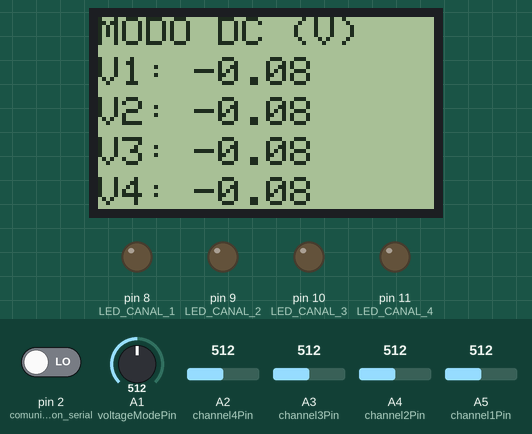
Simulated run of this sketch. Board: Arduino Uno, built with avr-gcc and run on an emulated ATmega328P. On the bench: 84×48 one-colour display, output pins drawn as LEDs (lit = HIGH). The test bench sets the inputs (shaded band); at power-on: A2 (channel4Pin) = 512, A1 (voltageModePin) = 512, A3 (channel3Pin) = 512, A4 (channel2Pin) = 512, pin 2 (comunicacion_serial) LOW, A5 (channel1Pin) = 512.

Above: at 1.2 s.
1.3 s: A2 (channel4Pin) set to 908
At 1.8 s:
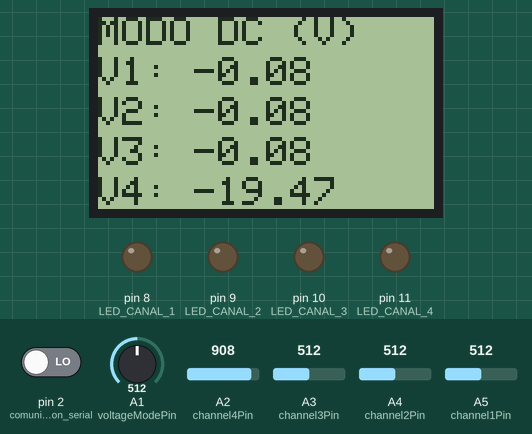
2.8 s: A2 (channel4Pin) set to 927
At 3.3 s:
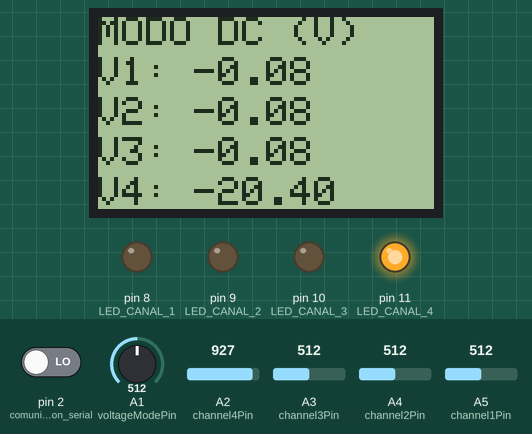
4.3 s: A1 (voltageModePin) set to 521
At 5.7 s:
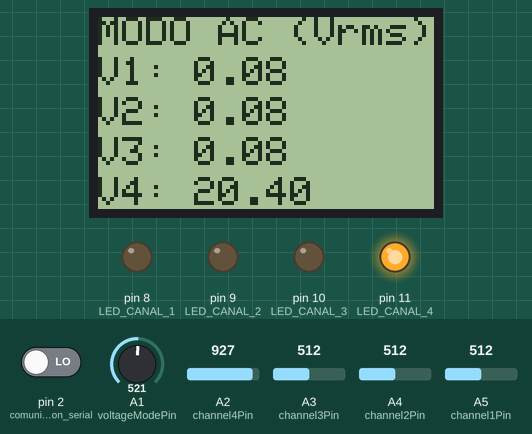
6.0 s: A3 (channel3Pin) set to 784
At 7.4 s:
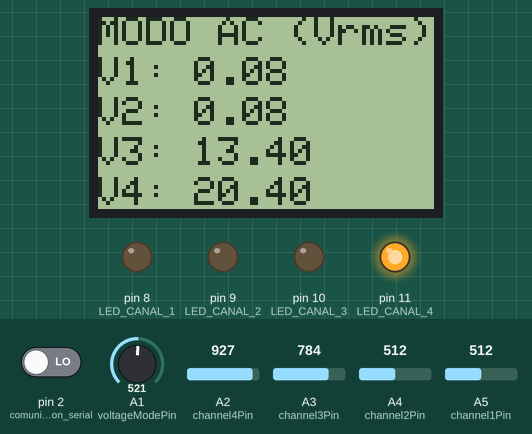
7.8 s: A3 (channel3Pin) set to 816
At 9.0 s:
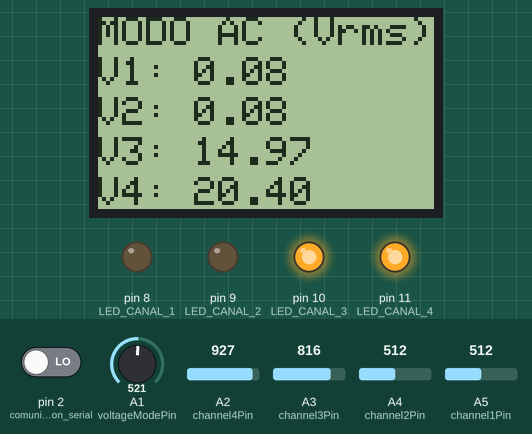
9.6 s: A4 (channel2Pin) set to 992
At 10.6 s:
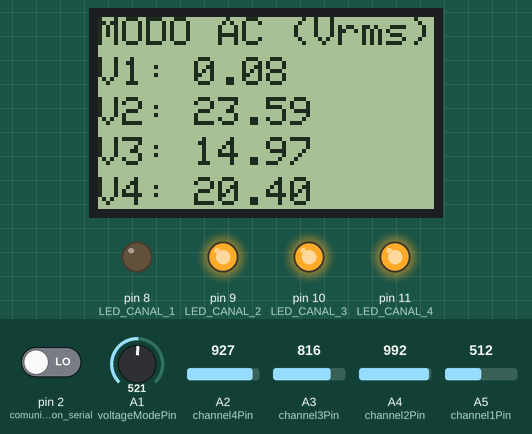
Timing chart, 0 to 12.4 s (numbered marks = the images above; inputs shaded):
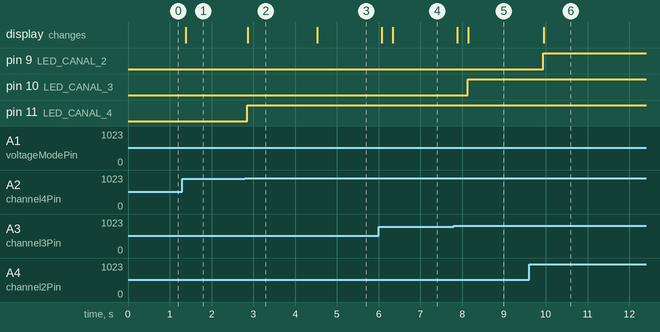

The sketch:

Voltimetro.ino
```cpp
#include <Adafruit_GFX.h>
#include <Adafruit_PCD8544.h>


// Definir los pines
int RST_PIN = 3;
int CE_PIN  = 4;
int DC_PIN  = 5;
int DIN_PIN = 6;
int CLK_PIN = 7;

int LED_CANAL_1 = 8;
int LED_CANAL_2 = 9;
int LED_CANAL_3 = 10;
int LED_CANAL_4 = 11;

int comunicacion_serial = 2;


// Crear un objeto para la pantalla
Adafruit_PCD8544 display = Adafruit_PCD8544(CLK_PIN, DIN_PIN, DC_PIN, CE_PIN, RST_PIN);


// Definir los pines analógicos donde se conectarán los 4 canales
const int channel1Pin = A5;
const int channel2Pin = A4;
const int channel3Pin = A3;
const int channel4Pin = A2;

// Pin para seleccionar modo de lectura
const int voltageModePin = A1;

bool voltageACModeDetector() {
  // Leer el pin
  int voltageMode = analogRead(voltageModePin);
  // Si la lectura es mayor que la mitad del rango la lectura es AC, caso contrario es DC
  bool voltageIsAC = voltageMode > 512;
  return voltageIsAC;
}

float readVoltage(int pin) {
  // variables necesaria
  float voltage, convertedVoltage, rmsVoltage;
  int analogValue;

  if (voltageACModeDetector()) {
    int samples = 200;
    float sumVoltageSquared;

    for (int i=0; i<samples; i++){
      analogValue = analogRead(pin); // Leer el valor analógico (0 a 1023)
      // Convertir el valor analógico (0 a 1023) al voltaje de entrada original (-24V a 24V)
      // Relación: 0 a 1023 -> 0V a 5V (en el Arduino)
      voltage = analogValue * (5.0 / 1023.0);
      // Convertir el rango 0-5V al rango -34V a 34V
      convertedVoltage = (-48/4.79) * voltage + 25.00;
      // Sumatoria de las tensiones al cuadrado
      sumVoltageSquared += convertedVoltage * convertedVoltage;
      // Frecuencia de muestreo
      delayMicroseconds(83);
    }

    // Con 200 muestras se calcula el rms
    rmsVoltage = sqrt(sumVoltageSquared / samples);

    return rmsVoltage;

  } else {

    analogValue = analogRead(pin);  // Leer el valor analógico (0 a 1023)

    // Convertir el valor analógico (0 a 1023) al voltaje de entrada original (-24V a 24V)
    // Relación: 0 a 1023 -> 0V a 5V (en el Arduino)
    voltage = analogValue * (5.0 / 1023.0); // Convertir la lectura analógica a voltaje (0-5V)

    // Convertir el rango 0-5V al rango -24V a 24V
    convertedVoltage = (-48/4.79) * voltage + 25.00;

    return convertedVoltage;
  }
}

void setup() {
  // Iniciar la pantalla
  display.begin();

  // Configurar el contraste
  display.setContrast(50);

  // Limpiar la pantalla
  display.clearDisplay();

  // Texto
  display.setTextSize(1);
  display.setTextColor(BLACK);

  // Configurar pines de los leds
  pinMode(LED_CANAL_1, OUTPUT);
  pinMode(LED_CANAL_2, OUTPUT);
  pinMode(LED_CANAL_3, OUTPUT);
  pinMode(LED_CANAL_4, OUTPUT);
  pinMode(comunicacion_serial, INPUT);

  // Serial monitor
  Serial.begin(9600);

}


void mostrar_voltajes(){

  int switch_state = digitalRead(comunicacion_serial);

  // Leer los voltajes de los 4 canales
  float voltage1 = readVoltage(channel1Pin);
  float voltage2 = readVoltage(channel2Pin);
  float voltage3 = readVoltage(channel3Pin);
  float voltage4 = readVoltage(channel4Pin);


  if (voltageACModeDetector()){


    // Mostrar los valores de voltaje en la pantalla

    display.setCursor(0, 0);
    display.print("MODO AC (Vrms)");

    display.setCursor(0, 10);
    display.print("V1: ");
    display.print(voltage1, 2);  // Mostrar con 2 decimales

    display.setCursor(0, 20);
    display.print("V2: ");
    display.print(voltage2, 2);

    display.setCursor(0, 30);
    display.print("V3: ");
    display.print(voltage3, 2);

    display.setCursor(0, 40);
    display.print("V4: ");
    display.print(voltage4, 2);

    if (switch_state == HIGH){
      Serial.print("AC, ");
      Serial.print(voltage1);
      Serial.print(", ");
      Serial.print(voltage2);
      Serial.print(", ");
      Serial.print(voltage3);
      Serial.print(", ");
      Serial.print(voltage4);
      Serial.println();
    }


    if (voltage1 > 14.2) {
      digitalWrite(LED_CANAL_1, HIGH);  // Encender LED
    } else {
      digitalWrite(LED_CANAL_1, LOW);   // Apagar LED
    }

    // Condición para encender el LED
    if (voltage2 > 14.2) {
      digitalWrite(LED_CANAL_2, HIGH);
    } else {
      digitalWrite(LED_CANAL_2, LOW);
    }

    // Condición para encender el LED
    if (voltage3 > 14.2) {
      digitalWrite(LED_CANAL_3, HIGH);
    } else {
      digitalWrite(LED_CANAL_3, LOW);
    }

    // Condición para encender el LED
    if (voltage4 > 14.2) {
      digitalWrite(LED_CANAL_4, HIGH);
    } else {
      digitalWrite(LED_CANAL_4, LOW);
    }

  } else {

    display.setCursor(0, 0);
    display.print("MODO DC (V)");

    display.setCursor(0, 10);
    display.print("V1: ");
    display.print(voltage1, 2);  // Mostrar con 2 decimales

    display.setCursor(0, 20);
    display.print("V2: ");
    display.print(voltage2, 2);

    display.setCursor(0, 30);
    display.print("V3: ");
    display.print(voltage3, 2);

    display.setCursor(0, 40);
    display.print("V4: ");
    display.print(voltage4, 2);

    if (switch_state == HIGH){
      Serial.print("DC, ");
      Serial.print(voltage1);
      Serial.print(", ");
      Serial.print(voltage2);
      Serial.print(", ");
      Serial.print(voltage3);
      Serial.print(", ");
      Serial.print(voltage4);
      Serial.println();
    }


    if (voltage1 > 14.2) {
      digitalWrite(LED_CANAL_1, HIGH);  // Encender LED
    } else {
      digitalWrite(LED_CANAL_1, LOW);   // Apagar LED
    }

    // Condición para encender el LED
    if (voltage2 < -20 || voltage2 > 20) {
      digitalWrite(LED_CANAL_2, HIGH);
    } else {
      digitalWrite(LED_CANAL_2, LOW);
    }

    // Condición para encender el LED
    if (voltage3 < -20 || voltage3 > 20) {
      digitalWrite(LED_CANAL_3, HIGH);
    } else {
      digitalWrite(LED_CANAL_3, LOW);
    }

    // Condición para encender el LED
    if (voltage4 < -20 || voltage4 > 20) {
      digitalWrite(LED_CANAL_4, HIGH);
    } else {
      digitalWrite(LED_CANAL_4, LOW);
    }
  }

}

void loop() {

  // Limpiar la pantalla para actualizar los valores
  display.clearDisplay();

  mostrar_voltajes();

  display.display(); // Actualizar la pantalla

  delay(50); // Actualizar

}
```

Measured:
- the behaviour switches between 918 and 919 on A2 (channel4Pin) (found by bisection; images 1 and 2)
- the behaviour switches between 512 and 513 on A1 (voltageModePin) (found by bisection; images 2 and 3)
- the behaviour switches between 800 and 801 on A3 (channel3Pin) (found by bisection; images 4 and 5)
- after the input at 1.3 s, the display: changes after 0.09 s (image 1)
- after the input at 2.8 s, pin 11 (LED_CANAL_4): LOW → HIGH after 0.05 s; the display: changes after 0.06 s (image 2)
- after the input at 4.3 s, the display: changes after 0.23 s (image 3)
- after the input at 6.0 s, the display: first changes after 0.08 s (image 4 shows a later state)
- after the input at 7.8 s, pin 10 (LED_CANAL_3): LOW → HIGH after 0.33 s; the display: first changes after 0.08 s (image 5 shows a later state)
- after the input at 9.6 s, pin 9 (LED_CANAL_2): LOW → HIGH after 0.34 s; the display: changes after 0.35 s (image 6)
